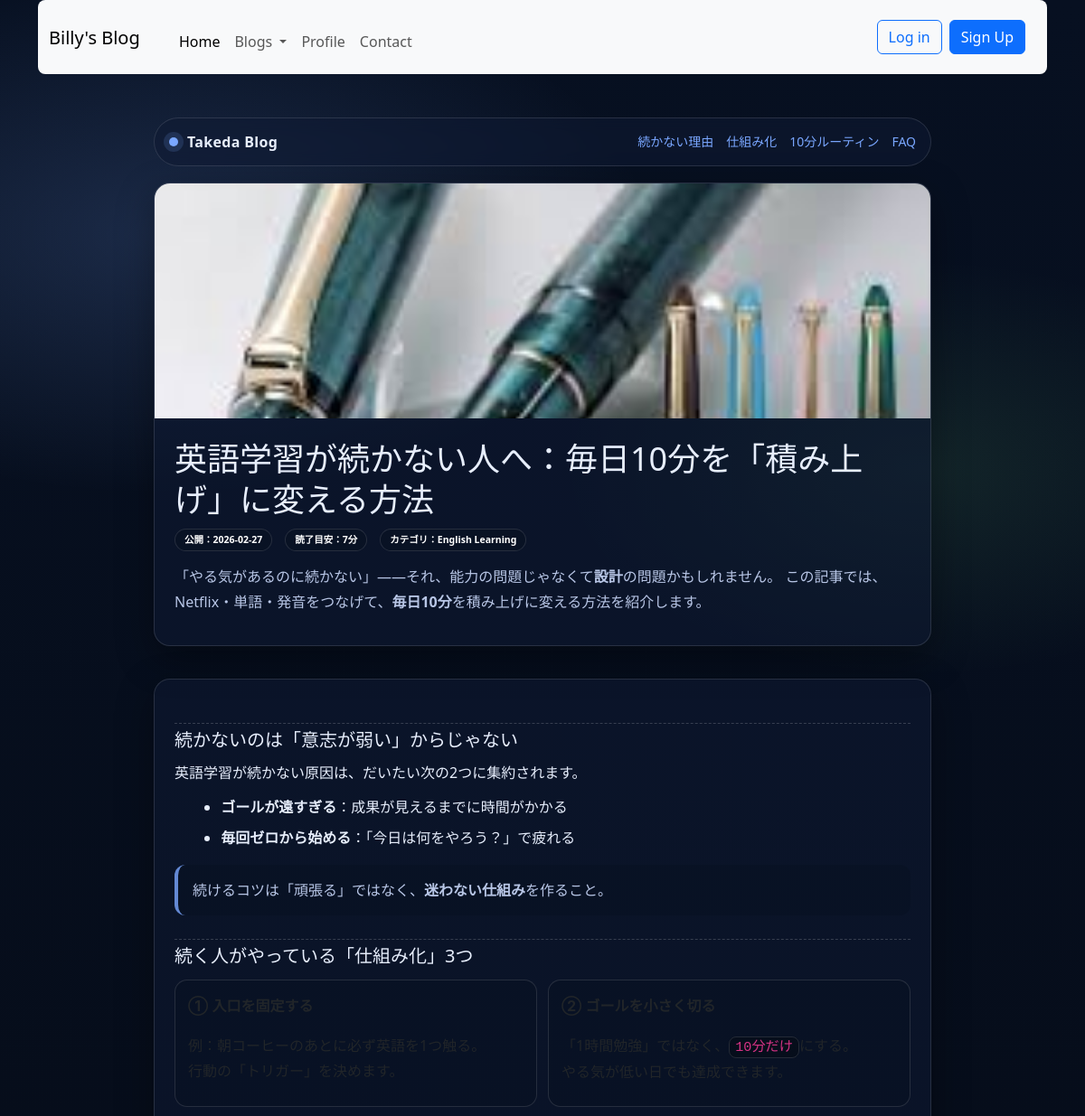
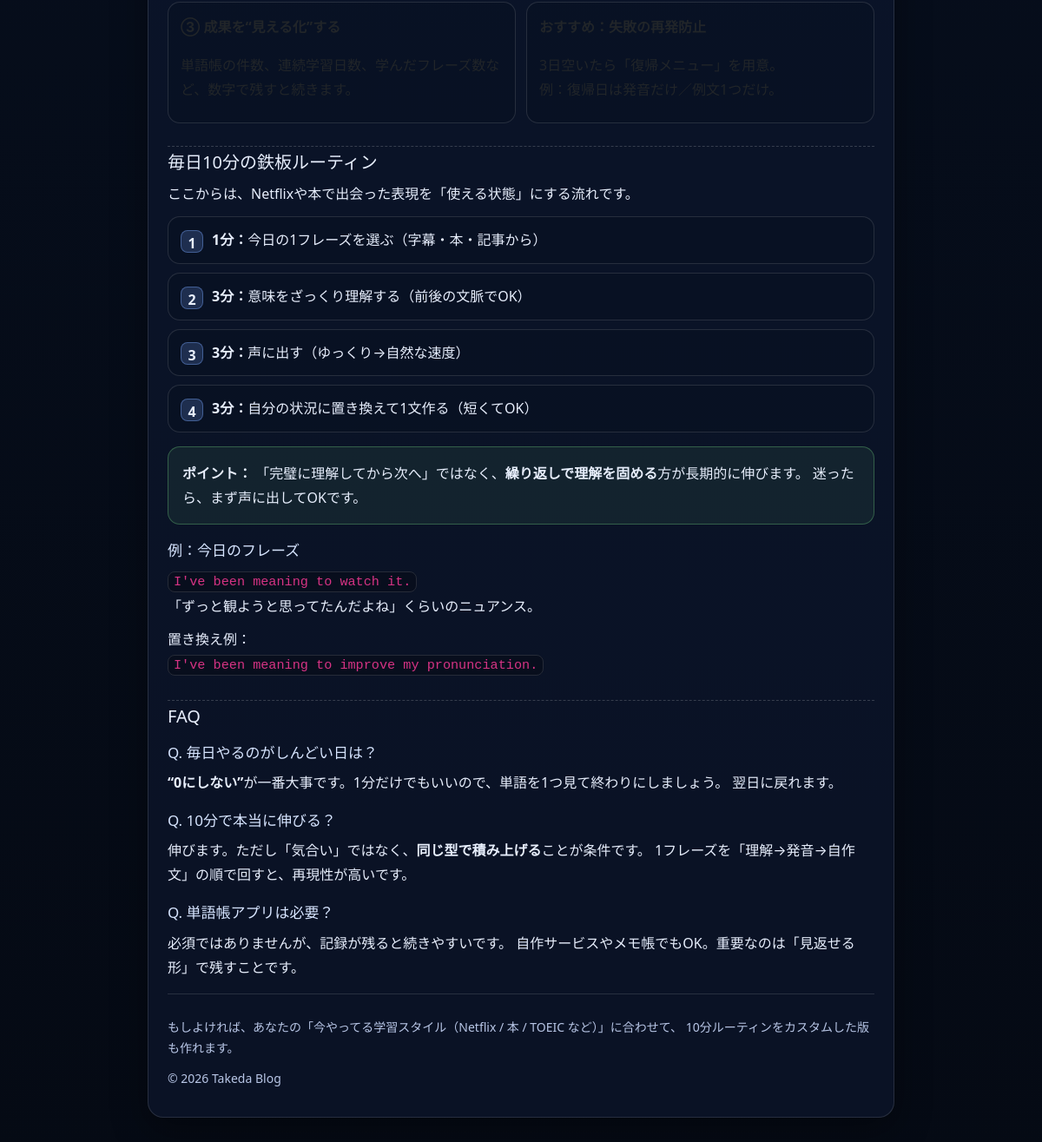
The page /articles/59/ on the database its author committed (2 pictures, top to bottom).
### blog_app/models.py (models this page shows, shortened)
class BaseModel(models.Model):
    created_at = models.DateTimeField(auto_now_add=True)
    updated_at = models.DateTimeField(auto_now=True)
    class Meta:
        abstract = True

class Htmls(BaseModel):
    article = models.ForeignKey(Articles,
                                on_delete=models.CASCADE,
                                related_name='htmls')
    html = models.TextField()
    is_main = models.BooleanField(default=True)

### blog_app/views.py (the view)
# urls.py: path('articles/<int:article_id>/',  ArticleDetailView.as_view(), name="articles")
class ArticleDetailView(DetailView):
    model = Articles
    template_name = "blog.html"
    pk_url_kwarg = "article_id"
    context_object_name = "htmlfile"
    queryset = Articles.objects.prefetch_related('htmls')

### blog_app/context_processors.py (called while the page is built)
def topic_list(request):
    topic_list = cache.get('topics')
    if not topic_list:
        topic_list = Topics.objects.all()
        cache.set('topics', topic_list, 60 * 1)
    return {
        'topics': topic_list,
    }

### templates/blog.html
{% extends 'base.html' %}
{% block body %}
<div class="container">
  {% for html in htmlfile.htmls.all %}
  {{html.html|safe}}
  {% endfor %}
</div>
{% endblock %}

### rows shown on the page
Htmls: html "Takeda Blog 続かない理由 仕組み化 10分ルーティン FAQ 英語学習が続かない人へ：毎日10分を「積み上げ」に変える方法 公開：2026-02-27 読了目安：7分 カテゴリ：English Learning 「やる気があるのに続かない」——それ、能力の問題じゃなくて 設計 の問題かもしれません。 この記事では、Netflix・単語・発音をつなげて、 毎日10分 を積み上げに変える方法を紹介します。 続かないのは「意志が弱い」からじゃない 英語学習が続かない原因は、だいたい次の2つに集約されます。 ゴールが遠すぎる ：成果が見えるまでに時間がかかる 毎回ゼロから始める ：「今日は何をやろう？」で疲れる 続けるコツは「頑張る」ではなく、 迷わない仕組み を作ること。 続く人がやっている「仕組み化」3つ ① 入口を固定する 例：朝コーヒーのあとに必ず英語を1つ触る。 行動の「トリガー」を決めます。 ② ゴールを小さく切る 「1時間勉強」ではなく、 10分だけ にする。 やる気が低い日でも達成できます。 ③ 成果を“見える化”する 単語帳の件数、連続学習日数、学んだフレーズ数など、数字で残すと続きます。 おすすめ：失敗の再発防止 3日空いたら「復帰メニュー」を用意。 例：復帰日は発音だけ／例文1つだけ。 毎日10分の鉄板ルーティン ここからは、Netflixや本で出会った表現を「使える状態」にする流れです。 1分： 今日の1フレーズを選ぶ（字幕・本・記事から） 3分： 意味をざっくり理解する（前後の文脈でOK） 3分： 声に出す（ゆっくり→自然な速度） 3分：…", html (picture)
